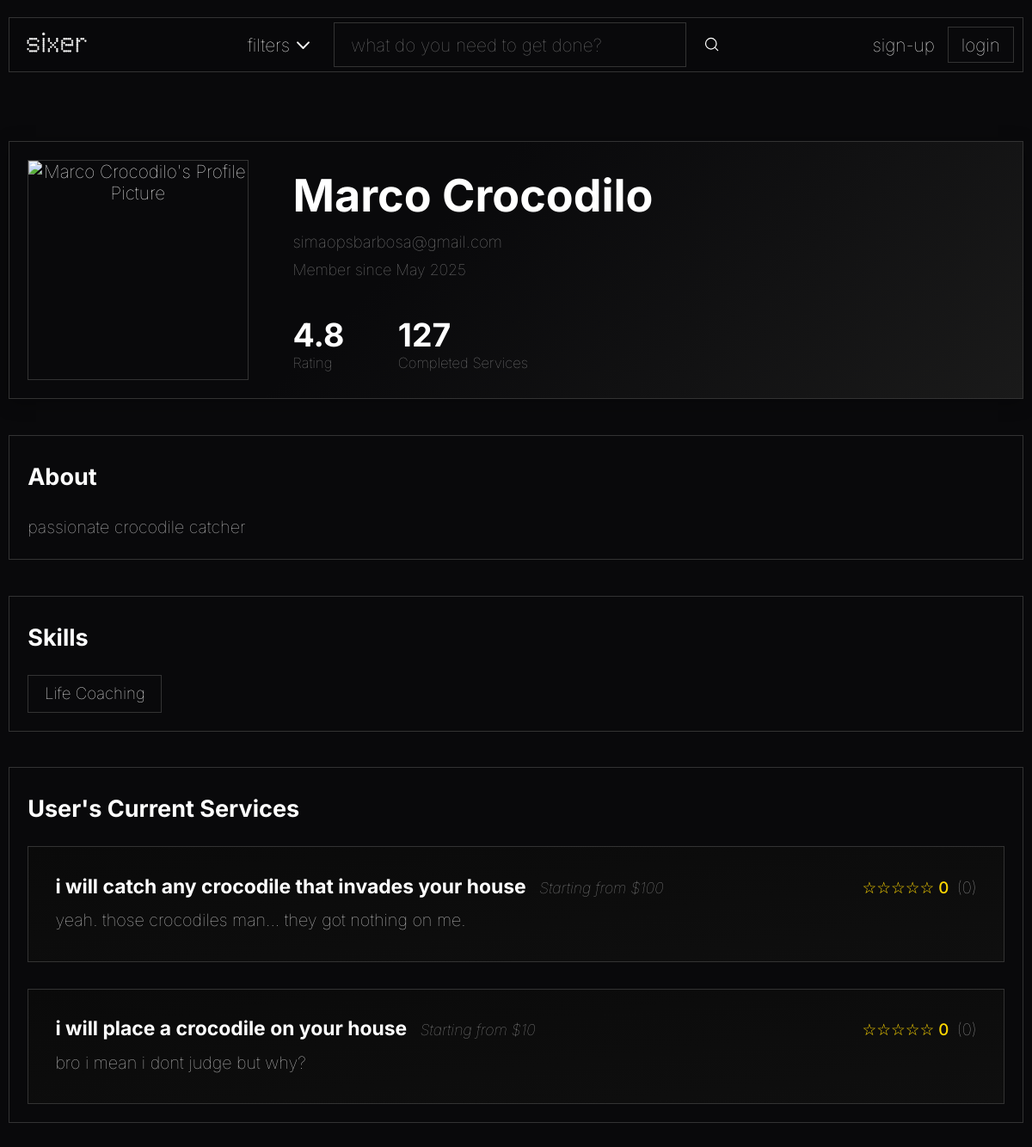
Page /pages/profile.php?id=5 on the earlier database version.
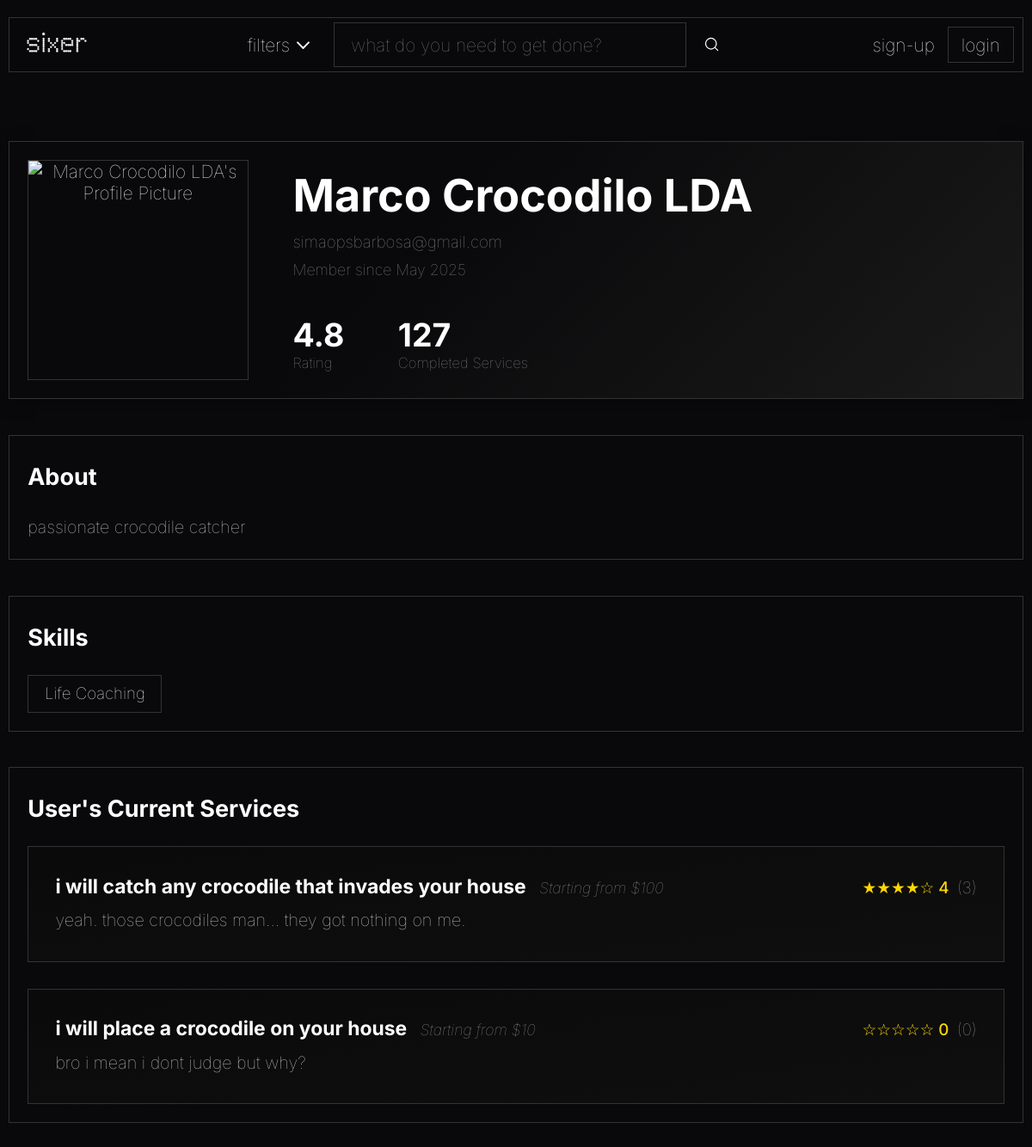
Same page on the later database version.
### tables this page shows
CREATE TABLE user_registry
(
    user_id INTEGER PRIMARY KEY AUTOINCREMENT,
    password_hash TEXT NOT NULL,
    access_level TEXT DEFAULT "client" NOT NULL,

    user_picture BLOB DEFAULT NULL,

    full_name TEXT,
    email TEXT UNIQUE NOT NULL,
    join_date DATETIME NOT NULL,

    aboutme TEXT DEFAULT NULL
);

CREATE TABLE services_list
(
    service_id INTEGER PRIMARY KEY AUTOINCREMENT,
    freelancer_id INTEGER NOT NULL,

    service_title TEXT NOT NULL,
    service_price REAL NOT NULL,
    service_info TEXT NOT NULL,
    service_eta INTEGER NOT NULL,
    service_category TEXT NOT NULL,

    service_delisted BOOLEAN DEFAULT FALSE NOT NULL,

    service_picture BLOB DEFAULT NULL,

    FOREIGN KEY(freelancer_id) REFERENCES user_registry(user_id)
);

### utils/session.php (called while the page is built, shortened)
<?php
class Session {
    private static ?Session $instance = null;
    public static function getInstance(): Session {
        if (self::$instance === null) {
            self::$instance = new Session();
        }
        return self::$instance;
    }
    public function isLoggedIn() {
        return isset($_SESSION["user"]) && $_SESSION["user"] !== null;
    }
}
?>

### database/service_class.php (called while the page is built, shortened)
<?php
class Service {
    public function __construct(
        int $id,
        int $freelancer_id,
        string $title,
        float $price,
        string $info,
        int $eta,
        string $category,
        bool $delisted = false,
        $picture = null
    ) {
        $this->id = $id;
        $this->title = $title;
        $this->price = $price;
        $this->info = $info;
    }
    public static function get_by_freelancer($freelancer_id) {
        $db = Database::getInstance();
        $stmt = $db->prepare('SELECT * FROM services_list WHERE freelancer_id = ?');
        $stmt->execute([$freelancer_id]);
        $services = $stmt->fetchAll();
        return array_map(function($service) {
            return new Service(
                $service['service_id'],
                $service['freelancer_id'],
                $service['service_title'],
                $service['service_price'],
                $service['service_info'],
                (int)$service['service_eta'],
                $service['service_category'],
                (bool)$service['service_delisted'],
                $service['service_picture'] ?? null
            );
        }, $services);
    }
    public static function getServiceRatingInfo(int $service_id): array {
        $db = Database::getInstance();
        $stmt = $db->prepare('SELECT AVG(review_rating) as avg_rating, COUNT(review_rating) as num_reviews FROM purchases WHERE service_id = ? AND review_rating IS NOT NULL');
        $stmt->execute([$service_id]);
        $row = $stmt->fetch();
        $count = $row ? (int)$row['num_reviews'] : 0;
        $avg = ($row && $row['avg_rating'] !== null && $count > 0) ? round((float)$row['avg_rating'], 1) : 0.0;
        return ['avg' => $avg, 'count' => $count];
    }
    public static function getStars(float $rating): string {
        $stars = '';
        for ($i = 1; $i <= 5; $i++) {
            if ($rating >= $i) {
                $stars .= '★';
            } else {
                $stars .= '☆';
            }
        }
        return $stars;
    }
}

### pages/profile.php (the view, shortened to what this page needs)
<?php
$is_own_profile = false;
if (!empty($_GET['id'])) {
    $profile_user_id = intval($_GET['id']);
}
require_once '../templates/common.php';
require_once '../database/service_class.php';
require_once '../templates/profile_service_card.php';
$db = Database::getInstance();
$stmt = $db->prepare('SELECT * FROM user_registry WHERE user_id = ?');
$stmt->execute([$profile_user_id]);
$user_data = $stmt->fetch();
if (!empty($user_data['user_picture'])) {
    $user_picture = '../action/get_profile_picture.php?id=' . $profile_user_id;
} else {
    $user_picture = '../assets/images/default.jpg';
}
$full_name = $user_data['full_name'] ?? '';
$email = $user_data['email'] ?? '';
$join_date = $user_data['join_date'] ?? '';
if ($session === null) {
    require_once '../utils/session.php';
}
$user_services = Service::get_by_freelancer($profile_user_id);
$stmt = $db->prepare('SELECT skill_name FROM user_skills WHERE user_id = ?');
$stmt->execute([$profile_user_id]);
$user_skills = $stmt->fetchAll(PDO::FETCH_COLUMN);
function hasAnyServices($user_services) {
    return !empty($user_services) && count($user_services) > 0;
}
?>
<!DOCTYPE html>
<html lang="en">
  <head>
    <link rel="stylesheet" href="../css/styles.css" />
    <link rel="stylesheet" href="../css/profile.css" />
  </head>
  <body>
    <?php drawHeader(); ?>
    <main>
      <div class="profile-container">
        <div class="profile-header" style="position: relative;">
          <div class="profile-avatar" style="z-index: 1; position: relative; cursor: pointer;">
            <img id="profile-pic-img" src="<?= htmlspecialchars($user_picture) ?>" alt="<?= htmlspecialchars($full_name) ?>'s Profile Picture" style="object-fit: cover; aspect-ratio: 1/1; width: 100%; height: 100%; border-radius: 0; cursor: pointer;" />
          </div>
          <div class="profile-info">
            <div class="profile-info-top">
              <h1><?= htmlspecialchars($full_name) ?></h1>
              <p class="profile-email"><?= htmlspecialchars($email) ?></p>
              <p class="profile-join-date">Member since <?= $join_date ? date('F Y', strtotime($join_date)) : '' ?></p>
            </div>
            <div class="profile-stats">
              <div class="stat">
                <span class="stat-value">4.8</span>
                <span class="stat-label">Rating</span>
              </div>
              <div class="stat">
                <span class="stat-value">127</span>
                <span class="stat-label">Completed Services</span>
              </div>
            </div>
          </div>
        </div>
        <div class="profile-section about-section" style="position: relative;">
          <h2>About</h2>
          <div id="aboutme-container">
            <p id="aboutme-text" style="margin-bottom:0;">
              <?php
                $aboutme = $user_data['aboutme'] ?? null;
                if (!empty($aboutme) && trim((string)$aboutme) !== '') {
                  echo htmlspecialchars($aboutme);
                } else {
                  echo "User has not added a description yet.";
                }
              ?>
            </p>
          </div>
        </div>
        <div class="profile-section" style="position: relative;">
          <h2>Skills</h2>
          <div id="skills-container" class="skills-container">
            <span id="skills-text">
              <?php
                if (empty($user_skills)) {
                  echo "No skills have been added yet.";
                } else {
                  echo '<div class="skills-list">';
                  foreach ($user_skills as $skill) {
                    echo '<span class="skill-tag">' . htmlspecialchars($skill) . '</span> ';
                  }
                  echo '</div>';
                }
              ?>
            </span>
          </div>
        </div>
          <?php if (hasAnyServices($user_services)): ?>
            <div class="profile-section">
              <h2><?= $is_own_profile ? 'Your Current Services' : "User's Current Services" ?></h2>
              <div class="recent-work">
                <?php
                  foreach ($user_services as $service) {
                    drawProfileService($service);
                  }
                ?>
              </div>
            </div>
          <?php endif; ?>
        </div>
    </main>
  </body>
</html>

### templates/common.php (shortened to what this page needs)
<?php
require_once __DIR__ . '/../utils/session.php';
function drawHeader() {
  $session = Session::getInstance();
  $loggedIn = $session->isLoggedIn();
  $user = $session->getUser();
?>
<header>
  <div>
    <a href="../index.php">
      <img src="../assets/logo-w.png" id="logo" alt="sixer" />
    </a>
  </div>
  <div class="searchbar">
    <a href="#" id="filters-btn">
      <span class="filters-text">filters</span>
      <img class="icon" src="../assets/icons/dropdown.svg" alt="" />
    </a>
    <form action="search.php" method="get">
      <input
        type="text"
        name="q"
        id="main-search"
        placeholder="what do you need to get done?"
      />
      <button type="submit">
        <img class="icon" src="../assets/icons/search.svg" alt="search" />
      </button>
    </form>
  </div>
  <div class="account">
    <?php if (
      $loggedIn && isset($user['user_id'])
    ): ?>
      <a href="profile.php?id=<?= urlencode($user['user_id']) ?>" class="profile-link-with-pic">
        <p style="margin:0;">profile</p>
        <img src="../action/get_profile_picture.php?id=<?= urlencode($user['user_id']) ?>" alt="profile picture" class="header-profile-pic" />
      </a>
      <a href="create_service.php" class="simple-button">
        <span class="new-service-plus">+</span>
        <span class="new-service-text"> new service</span>
      </a>
      <a href="../action/logout.php" class="simple-button">sign out</a>
    <?php else: ?>
      <a href="signup.php">sign-up</a>
      <a href="login.php" class="simple-button">login</a>
    <?php endif; ?>
  </div>
</header>
<?php } ?>

### templates/profile_service_card.php
<?php
function drawProfileService($service) {
    ?>
    <a href="../pages/service.php?id=<?= urlencode($service->id) ?>" style="text-decoration:none; color:inherit;">
    <div class="work-item">
        <div class="work-header">
            <div class="work-title-group">
                <h3><?= htmlspecialchars($service->title) ?></h3>
                <span class="work-date">Starting from $<?= number_format($service->price, 0) ?></span>
            </div>
            <div class="work-rating">
                <?php
                  $rating_info = Service::getServiceRatingInfo($service->id);
                  echo Service::getStars((float)$rating_info['avg']) . ' ' . htmlspecialchars($rating_info['avg']);
                ?>
                <span style="font-weight: 100; color: #999">(<?= $rating_info['count'] ?>)</span>
            </div>
        </div>
        <p class="work-description">
            <?= nl2br(htmlspecialchars($service->info)) ?>
        </p>
    </div>
    </a>
    <?php
}

### css/styles.css (style rules this page uses)
html, body { margin: 0; padding: 0; height: 100%; box-sizing: border-box; overflow-y: auto; }
*, *::before, *::after { box-sizing: inherit; }
body { font-family: "Inter", Courier, monospace; font-weight: 100; font-size: 1.3em; background-color: #09090b; color: #ffffff; position: relative; min-height: 100vh; overflow-x: hidden; }
body > header { display: flex; justify-content: space-between; align-items: center; padding: 5px; margin: 20px 10px; border: 1px solid #333333; flex-wrap: wrap; gap: 10px; position: relative; overflow: hidden; transition: border-color 0.3s ease, box-shadow 0.3s ease; background: rgba(9, 9, 11, 0.7); backdrop-filter: blur(10px); -webkit-backdrop-filter: blur(10px); }
body > header::before { content: ""; position: absolute; top: 0; left: 0; width: 200%; height: 100%; background: linear-gradient(90deg,transparent,rgba(255,255,255,0.02),rgba(255,255,255,0.05),rgba(255,255,255,0.02),transparent,transparent,rgba(255,255,255,0.02),rgba(255,255,255,0.05),rgba(255,255,255,0.02),transparent); background-size: 200% 100%; opacity: 0; transition: opacity 0.3s ease; z-index: 1; }
#logo, .searchbar, .account { position: relative; z-index: 2; }
#logo { width: 100px; padding: 0px 10px; }
header a { text-decoration: none; color: #ffffff; }
.searchbar { display: flex; align-items: center; gap: 20px; flex: 1; min-width: 200px; max-width: 550px; }
.searchbar > a { display: flex; justify-content: center; align-items: center; }
.searchbar form { display: flex; align-items: center; gap: 20px; flex: 1; }
.searchbar form input { width: 100%; height: 2.5em; padding-left: 12px; border-radius: 0px; background-color: #09090b; border: 1px solid #333333; color: #ffffff; font-family: "Inter", Courier, monospace; font-weight: 100; font-size: 1em; }
.searchbar form input::placeholder { padding-left: 7px; }
.searchbar form button { background: none; border: none; padding: 0; cursor: pointer; display: flex; align-items: center; justify-content: center; }
.searchbar .icon { filter: brightness(0) invert(1); }
.account { display: flex; align-items: center; gap: 15px; padding: 5px; }
.simple-button { height: 2em; display: flex; align-items: center; justify-content: center; padding: 0px 15px; border-radius: 0px; background-color: #09090b; border: 1px solid #333333; color: #ffffff; font-family: "Inter", Courier, monospace; font-weight: 100; font-size: 1em; cursor: pointer; }
.icon { width: 1.5em; height: 1.5em; }
main { text-align: center; margin-top: 10vh; }
main h1 { font-size: 3em; font-weight: bold; margin: 5px; }
main p { margin: 0; font-size: 2em; }

Differences in the rows shown:
changed user_registry "passionate crocodile catcher": full_name "Marco Crocodilo" → "Marco Crocodilo LDA"
computed for services_list "i will catch any crocodile that invades your house": avg "☆☆☆☆☆" → "★★★★☆"; avg "0" → "4"; count "0" → "3"
